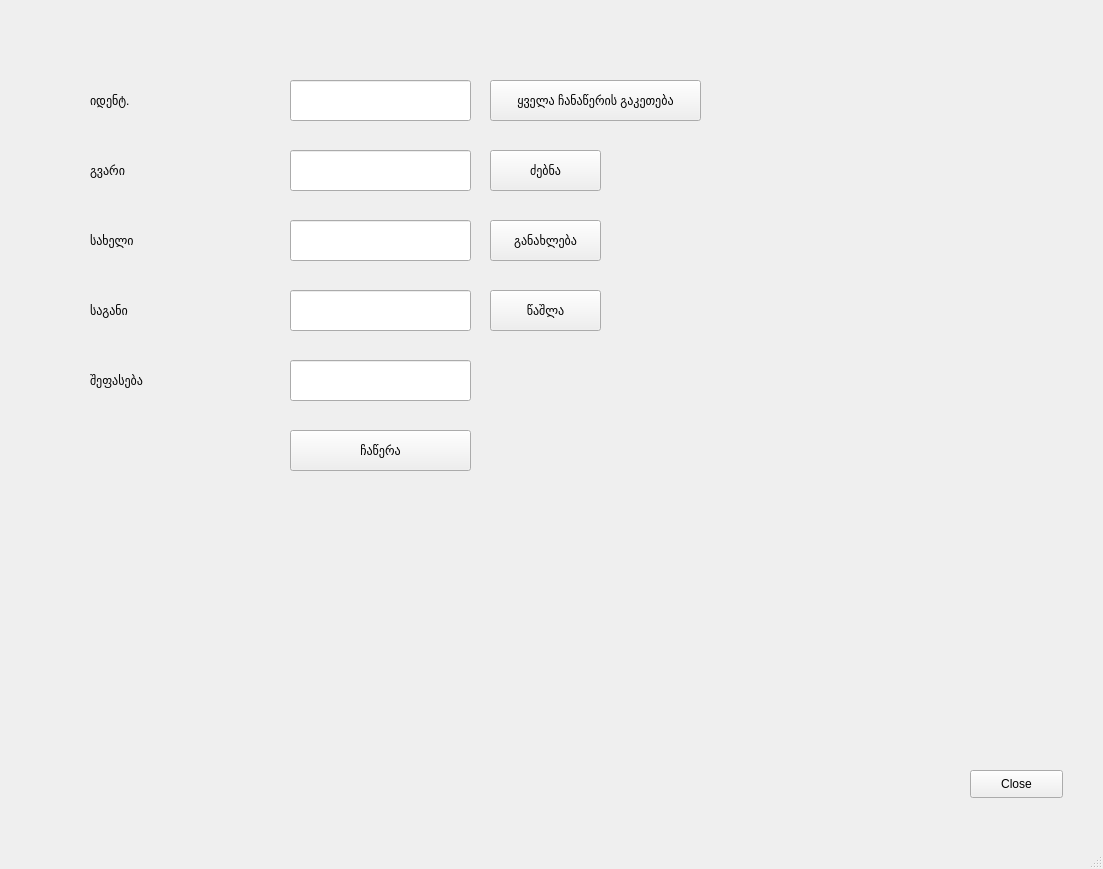
<?xml version="1.0" encoding="UTF-8"?>
<ui version="4.0">
 <class>MainWindow</class>
 <widget class="QMainWindow" name="MainWindow">
  <property name="geometry">
   <rect>
    <x>0</x>
    <y>0</y>
    <width>1103</width>
    <height>869</height>
   </rect>
  </property>
  <property name="windowTitle">
   <string>MainWindow</string>
  </property>
  <widget class="QWidget" name="centralwidget">
   <widget class="QPushButton" name="find_pushButton">
    <property name="geometry">
     <rect>
      <x>490</x>
      <y>150</y>
      <width>111</width>
      <height>41</height>
     </rect>
    </property>
    <property name="text">
     <string>ძებნა</string>
    </property>
   </widget>
   <widget class="QPushButton" name="renew_pushButton">
    <property name="geometry">
     <rect>
      <x>490</x>
      <y>220</y>
      <width>111</width>
      <height>41</height>
     </rect>
    </property>
    <property name="text">
     <string>განახლება</string>
    </property>
   </widget>
   <widget class="QPushButton" name="pushButton_3">
    <property name="geometry">
     <rect>
      <x>490</x>
      <y>290</y>
      <width>111</width>
      <height>41</height>
     </rect>
    </property>
    <property name="text">
     <string>წაშლა</string>
    </property>
   </widget>
   <widget class="QPushButton" name="add_pushButton">
    <property name="geometry">
     <rect>
      <x>490</x>
      <y>80</y>
      <width>211</width>
      <height>41</height>
     </rect>
    </property>
    <property name="text">
     <string>ყველა ჩანაწერის გაკეთება</string>
    </property>
   </widget>
   <widget class="QLineEdit" name="id_lineEdit">
    <property name="geometry">
     <rect>
      <x>290</x>
      <y>80</y>
      <width>181</width>
      <height>41</height>
     </rect>
    </property>
   </widget>
   <widget class="QLineEdit" name="lname_lineEdit">
    <property name="geometry">
     <rect>
      <x>290</x>
      <y>150</y>
      <width>181</width>
      <height>41</height>
     </rect>
    </property>
   </widget>
   <widget class="QLineEdit" name="fname_lineEdit">
    <property name="geometry">
     <rect>
      <x>290</x>
      <y>220</y>
      <width>181</width>
      <height>41</height>
     </rect>
    </property>
   </widget>
   <widget class="QLineEdit" name="subject_lineEdit">
    <property name="geometry">
     <rect>
      <x>290</x>
      <y>290</y>
      <width>181</width>
      <height>41</height>
     </rect>
    </property>
   </widget>
   <widget class="QPushButton" name="pushButton_5">
    <property name="geometry">
     <rect>
      <x>290</x>
      <y>430</y>
      <width>181</width>
      <height>41</height>
     </rect>
    </property>
    <property name="text">
     <string>ჩაწერა</string>
    </property>
   </widget>
   <widget class="QLabel" name="id_label">
    <property name="geometry">
     <rect>
      <x>90</x>
      <y>80</y>
      <width>121</width>
      <height>41</height>
     </rect>
    </property>
    <property name="text">
     <string>იდენტ.</string>
    </property>
   </widget>
   <widget class="QLabel" name="lname_label">
    <property name="geometry">
     <rect>
      <x>90</x>
      <y>150</y>
      <width>121</width>
      <height>41</height>
     </rect>
    </property>
    <property name="text">
     <string>გვარი</string>
    </property>
   </widget>
   <widget class="QLabel" name="fname_label">
    <property name="geometry">
     <rect>
      <x>90</x>
      <y>220</y>
      <width>121</width>
      <height>41</height>
     </rect>
    </property>
    <property name="text">
     <string>სახელი</string>
    </property>
   </widget>
   <widget class="QLabel" name="subject_label">
    <property name="geometry">
     <rect>
      <x>90</x>
      <y>290</y>
      <width>121</width>
      <height>41</height>
     </rect>
    </property>
    <property name="text">
     <string>საგანი</string>
    </property>
   </widget>
   <widget class="QPushButton" name="close_pushButton">
    <property name="geometry">
     <rect>
      <x>970</x>
      <y>770</y>
      <width>93</width>
      <height>28</height>
     </rect>
    </property>
    <property name="text">
     <string>Close</string>
    </property>
   </widget>
   <widget class="QLineEdit" name="score_lineEdit">
    <property name="geometry">
     <rect>
      <x>290</x>
      <y>360</y>
      <width>181</width>
      <height>41</height>
     </rect>
    </property>
   </widget>
   <widget class="QLabel" name="score_label">
    <property name="geometry">
     <rect>
      <x>90</x>
      <y>360</y>
      <width>121</width>
      <height>41</height>
     </rect>
    </property>
    <property name="text">
     <string>შეფასება</string>
    </property>
   </widget>
  </widget>
  <widget class="QMenuBar" name="menubar">
   <property name="geometry">
    <rect>
     <x>0</x>
     <y>0</y>
     <width>1103</width>
     <height>26</height>
    </rect>
   </property>
  </widget>
  <widget class="QStatusBar" name="statusbar"/>
 </widget>
 <resources/>
 <connections/>
</ui>
